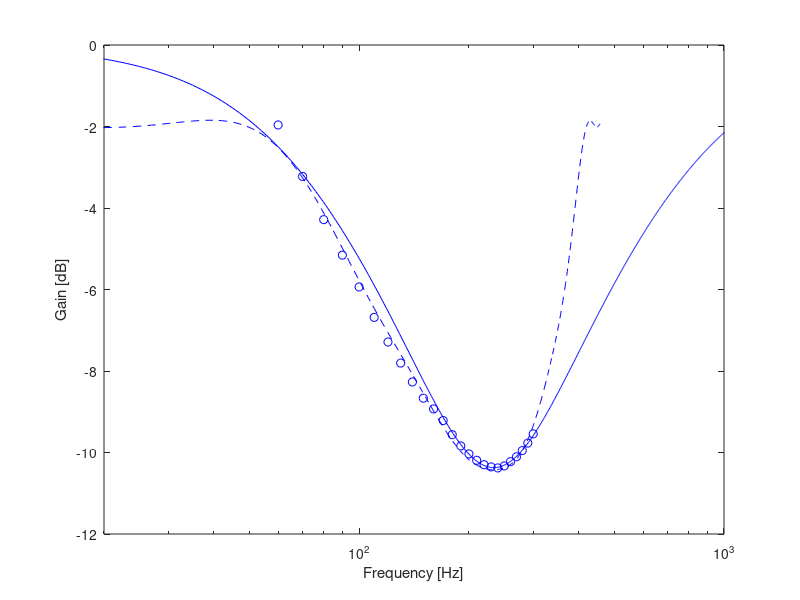

The MATLAB source for this figure:

clear all
load('G03.mat')


amplitude1 = master.reg.S_40_40.deltaLpc;
f=[60:10:300];


p_gain             = polyfit(f,amplitude1',2);


fr=[60:1:410];
full_filter_gain  = (polyval(p_gain,fr));

filter = -full_filter_gain+full_filter_gain(175-60)-1;
org = -amplitude1+full_filter_gain(175-60)-1;

filter_gain = [ ones(1,59)*org(1) filter ones(1,50)*org(1)];

f_full = [1:1:length(filter_gain)];

p_gain             = polyfit(f_full,filter_gain,15);




frz = [1:1:460];

%plot(frz,filter_gain)
figure
semilogx(-((polyval(p_gain,f_full))+8.5+2),'b--')
hold on
semilogx(f,-(-amplitude1+full_filter_gain(175-60)-1+8.5+2),'o','color','b')
 ylabel('Gain [dB]')
 xlabel('Frequency [Hz]')
%yyaxis right

slope = (full_filter_gain(11)-full_filter_gain(1))/(log10(fr(11))-log10(fr(1)))

% Polynomia for estimate the gaine and phase of the filter.

% bandwidth = 341 Hz - 128 hz


bandwidth = (341-128*1.1878)*1.3175;
omega_0 = 234-0;

Q = omega_0/bandwidth;

omega = [1:1:10000];
s = i.*omega;

for k=1:1:10000
h_boost(k) = (1+(((omega_0/Q*s(k))/(s(k)^2+omega_0/Q*s(k)+omega_0^2))*2.3));
end

for k=1:1:10000
h_cut(k) = ((((s(k)^2+omega_0/Q*s(k)+omega_0^2)/(s(k)^2+omega_0/Q*s(k)*(1+2.3)+omega_0^2))));
end

abs_h = abs(h_cut);
%semilogx(abs_h)


db_abs_h = 20*log10(abs_h);

semilogx(db_abs_h,'color','b')


xlim([20 1000])
